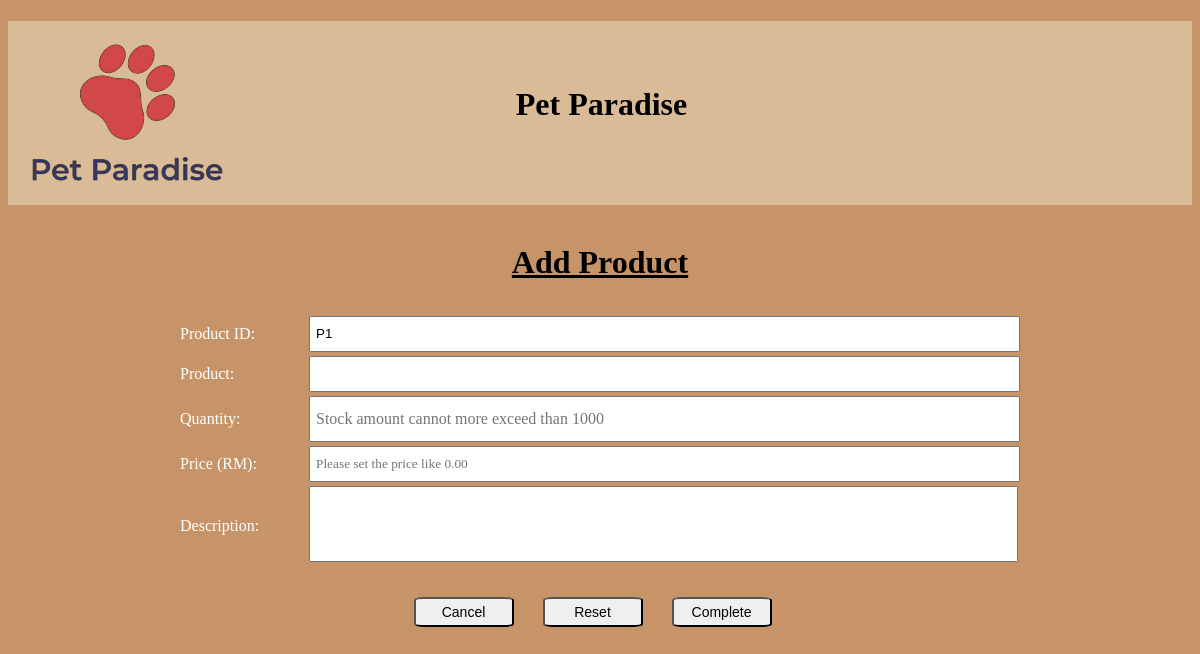
The page /addproduct.php on the database as committed earlier.
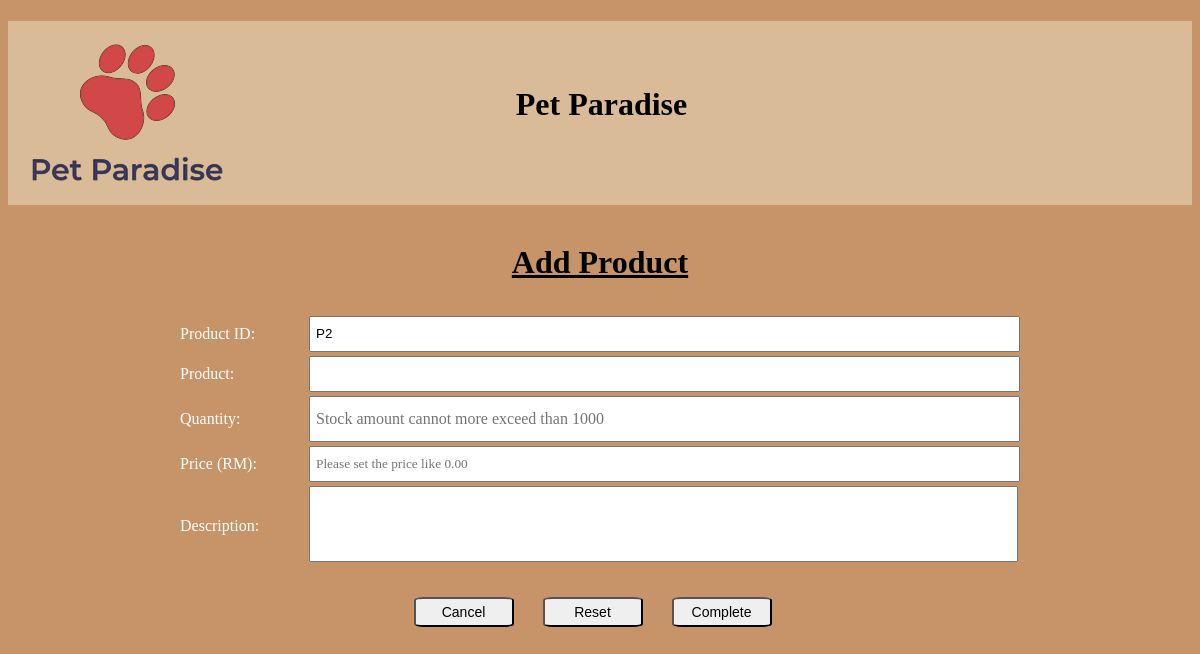
The same page on the database as committed later.
### tables this page shows
CREATE TABLE `product` (
  `product_id` varchar(4) NOT NULL,
  `product_name` varchar(50) NOT NULL,
  `product_desc` varchar(255) NOT NULL,
  `product_quantity` int(11) NOT NULL,
  `product_price` int(11) NOT NULL
);

### addproduct.php (the view, shortened to what this page needs)
<!DOCTYPE html>
<html lang="en">
<head>
</head>
<body>
    <?php
        include "dbcon.php";
        include "header2.php";
    ?>
    <br><b><h1 style="text-align:center; padding-bottom: 10px;"><u>Add Product</u></h1></b>
    <form action="#" method="post">
    <table class="center">
        <tr>
            <td><label for="user-input" style="color: white">Product ID:</label></td>
            <td><?php
            $prefix = "P";
            $last_id = 0;
            $sql = "SELECT product_id FROM product ORDER BY product_id DESC LIMIT 1";
            $result = mysqli_query($connection,$sql);
            if (mysqli_num_rows($result) > 0) {
                $row = mysqli_fetch_assoc($result);
                $last_id = substr($row["product_id"], 1);
            }
            $new_id = $prefix . ($last_id + 1);
            ?>
            <input type="text" id="user-input" name="productid" value="<?php echo $new_id; ?>" style="padding-left: 5px" readonly>
            </td>
        </tr>
        <tr>
            <td><label for="user-input" style="color: white">Product:</label></td>
            <td><input type="text" id="user-input" name="product" style="padding-left: 5px; font-family: Times New Roman"></td>
        </tr>
        <tr>
            <td><label for="user-input" style="color: white">Quantity:</label></td>
            <td><input type="number" id="user-input" name="quantity" placeholder="Stock amount cannot more exceed than 1000" min = "0" max = "1000" style="padding-left: 5px; font-size: 16px; font-family: Times New Roman; height: 40px;"></td>
        </tr>
        <tr>
            <td><label for="user-input" style="color: white">Price (RM):</label></td>
            <td><input type="text" id="user-input" name="price" placeholder="Please set the price like 0.00" style="padding-left: 5px; font-family: Times New Roman"></td>
        </tr>
        <tr>
            <td><label for="user-textarea" style="color: white">Description:</label></td>
            <td><textarea id="user-textarea" name="description" style="padding-left: 5px; font-family: Times New Roman"></textarea></td>
        </tr>
    </table>
    <table class="center" style="margin-top: 20px;">
        <tr>
            <td colspan="2"><input type="button" value="Cancel" onclick="window.open('manageproduct.php','_self')">
            <td colspan="2"><input type="reset" name="reset" value="Reset"></td>
            <td colspan="2"><input type="submit" name="submit" value="Complete"></td>
        </tr>
    </table>
    </form>
</body>
</html>

Rows that differ between the two databases and show on the page:
added product: productid "P2"
Other text that changed with them:
form field productid: "P1" → (not shown)
